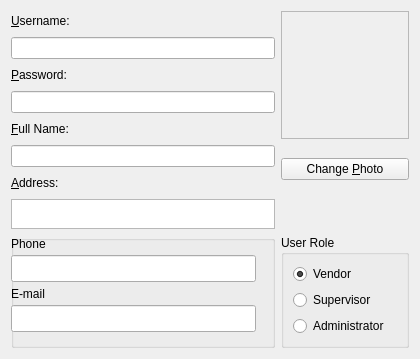
<?xml version="1.0" encoding="UTF-8"?>
<ui version="4.0">
 <class>userEditor</class>
 <widget class="QWidget" name="userEditor">
  <property name="geometry">
   <rect>
    <x>0</x>
    <y>0</y>
    <width>420</width>
    <height>359</height>
   </rect>
  </property>
  <property name="windowTitle">
   <string>Form</string>
  </property>
  <layout class="QGridLayout">
   <item row="0" column="0">
    <widget class="QLabel" name="label_14">
     <property name="text">
      <string>&amp;Username:</string>
     </property>
     <property name="buddy">
      <cstring>editUsersUsername</cstring>
     </property>
    </widget>
   </item>
   <item row="0" column="1" rowspan="5">
    <widget class="QLabel" name="labelUsersPhoto">
     <property name="sizePolicy">
      <sizepolicy hsizetype="Maximum" vsizetype="Maximum">
       <horstretch>0</horstretch>
       <verstretch>0</verstretch>
      </sizepolicy>
     </property>
     <property name="minimumSize">
      <size>
       <width>128</width>
       <height>128</height>
      </size>
     </property>
     <property name="frameShape">
      <enum>QFrame::StyledPanel</enum>
     </property>
     <property name="frameShadow">
      <enum>QFrame::Sunken</enum>
     </property>
     <property name="text">
      <string/>
     </property>
     <property name="alignment">
      <set>Qt::AlignCenter</set>
     </property>
    </widget>
   </item>
   <item row="1" column="0">
    <widget class="QLineEdit" name="editUsersUsername"/>
   </item>
   <item row="2" column="0">
    <widget class="QLabel" name="labelp">
     <property name="text">
      <string>&amp;Password:</string>
     </property>
     <property name="buddy">
      <cstring>editUsersPassword</cstring>
     </property>
    </widget>
   </item>
   <item row="5" column="0">
    <widget class="QLineEdit" name="editUsersName"/>
   </item>
   <item row="3" column="0">
    <widget class="QLineEdit" name="editUsersPassword"/>
   </item>
   <item row="4" column="0">
    <widget class="QLabel" name="label_15">
     <property name="text">
      <string>&amp;Full Name:</string>
     </property>
     <property name="buddy">
      <cstring>editUsersName</cstring>
     </property>
    </widget>
   </item>
   <item row="7" column="0">
    <widget class="QTextEdit" name="editUsersAddress">
     <property name="maximumSize">
      <size>
       <width>16777215</width>
       <height>30</height>
      </size>
     </property>
     <property name="tabChangesFocus">
      <bool>true</bool>
     </property>
     <property name="acceptRichText">
      <bool>false</bool>
     </property>
    </widget>
   </item>
   <item row="5" column="1" rowspan="2">
    <widget class="QPushButton" name="btnChangeUserPhoto">
     <property name="text">
      <string>Change &amp;Photo</string>
     </property>
    </widget>
   </item>
   <item row="6" column="0">
    <widget class="QLabel" name="label_16">
     <property name="text">
      <string>&amp;Address:</string>
     </property>
     <property name="buddy">
      <cstring>editUsersAddress</cstring>
     </property>
    </widget>
   </item>
   <item row="8" column="0">
    <widget class="QGroupBox" name="groupBox">
     <property name="title">
      <string/>
     </property>
     <widget class="QLabel" name="label_17">
      <property name="geometry">
       <rect>
        <x>0</x>
        <y>0</y>
        <width>245</width>
        <height>17</height>
       </rect>
      </property>
      <property name="text">
       <string>Phone</string>
      </property>
      <property name="buddy">
       <cstring>editUsersPhone</cstring>
      </property>
     </widget>
     <widget class="QLineEdit" name="editUsersPhone">
      <property name="geometry">
       <rect>
        <x>0</x>
        <y>20</y>
        <width>245</width>
        <height>27</height>
       </rect>
      </property>
     </widget>
     <widget class="QLabel" name="label_18">
      <property name="geometry">
       <rect>
        <x>0</x>
        <y>50</y>
        <width>245</width>
        <height>17</height>
       </rect>
      </property>
      <property name="text">
       <string>E-mail</string>
      </property>
      <property name="buddy">
       <cstring>editUsersMail</cstring>
      </property>
     </widget>
     <widget class="QLineEdit" name="editUsersMail">
      <property name="geometry">
       <rect>
        <x>0</x>
        <y>70</y>
        <width>245</width>
        <height>27</height>
       </rect>
      </property>
     </widget>
     <zorder>editUsersPhone</zorder>
     <zorder>label_18</zorder>
     <zorder>editUsersMail</zorder>
     <zorder>label_17</zorder>
    </widget>
   </item>
   <item row="8" column="1">
    <widget class="QGroupBox" name="groupRoles">
     <property name="title">
      <string>User Role</string>
     </property>
     <layout class="QVBoxLayout" name="verticalLayout">
      <item>
       <widget class="QRadioButton" name="chRoleBasic">
        <property name="text">
         <string>Vendor</string>
        </property>
        <property name="checked">
         <bool>true</bool>
        </property>
       </widget>
      </item>
      <item>
       <widget class="QRadioButton" name="chRoleSupervisor">
        <property name="text">
         <string>Supervisor</string>
        </property>
       </widget>
      </item>
      <item>
       <widget class="QRadioButton" name="chRoleAdmin">
        <property name="text">
         <string>Administrator</string>
        </property>
       </widget>
      </item>
     </layout>
    </widget>
   </item>
  </layout>
 </widget>
 <resources/>
 <connections/>
</ui>
